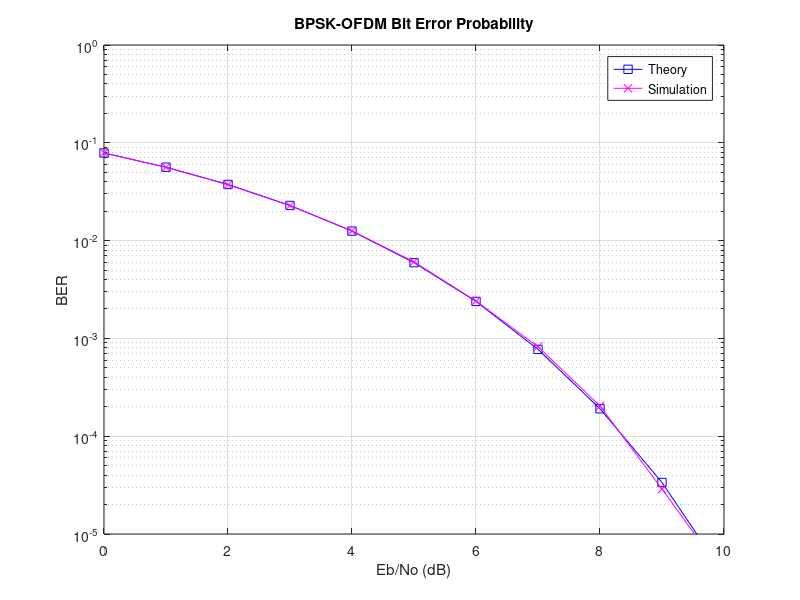

The MATLAB source for this figure:
clear all;

nFFT = 64; nDSC = 52; nSym = 10^4; EbN0dB = 0:10;
EsN0dB = EbN0dB + 10*log10(nDSC/nFFT) + 10*log10(64/80);
nBitPerSym = 52;

for ii = 1:length(EbN0dB)
    % Transmitter
    ipBit = rand(1, nBitPerSym * nSym) > 0.5; % Random bits
    ipMod = 2 * ipBit - 1; % BPSK modulation
    ipMod = reshape(ipMod, nBitPerSym, nSym).'; % Symbols
    
    % Assigning to subcarriers
    xF = [zeros(nSym, 6), ipMod(:,1:nBitPerSym/2), zeros(nSym, 1), ipMod(:,nBitPerSym/2+1:end), zeros(nSym, 5)];
    
    % IFFT, cyclic prefix
    xt = (nFFT/sqrt(nDSC)) * ifft(fftshift(xF.')).';
    xt = [xt(:,49:64) xt];
    xt = reshape(xt.', 1, nSym * 80);
    
    % Add noise
    nt = (randn(1, nSym * 80) + 1j * randn(1, nSym * 80)) / sqrt(2);
    yt = sqrt(80/64) * xt + 10^(-EsN0dB(ii)/20) * nt;
    
    % Receiver
    yt = reshape(yt.', 80, nSym).'; yt = yt(:,17:80); % Remove CP
    yF = (sqrt(nDSC)/nFFT) * fftshift(fft(yt.')).';
    yMod = yF(:, [6+(1:nBitPerSym/2), 7+(nBitPerSym/2+1:nBitPerSym)]);
    
    % BPSK demodulation
    ipModHat = 2 * (real(yMod) > 0) - 1;
    ipBitHat = (ipModHat + 1) / 2;
    ipBitHat = reshape(ipBitHat.', nBitPerSym * nSym, 1).';
    
    % Error counting
    nErr(ii) = sum(ipBitHat ~= ipBit);
end

% BER calculation & plotting
simBer = nErr / (nSym * nBitPerSym);
theoryBer = (1/2) * erfc(sqrt(10.^(EbN0dB/10)));
figure;
semilogy(EbN0dB, theoryBer, 'bs-', EbN0dB, simBer, 'mx-');
axis([0 10 1e-5 1]); grid on;
legend('Theory', 'Simulation');
xlabel('Eb/No (dB)'); ylabel('BER');
title('BPSK-OFDM Bit Error Probability');
